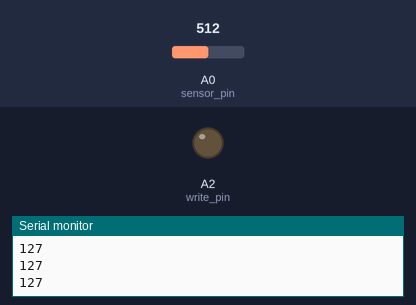
Simulated run of this sketch. Board: Arduino Uno, built with avr-gcc and run on an emulated ATmega328P. On the bench: output pins drawn as LEDs (lit = HIGH), the last lines printed to the serial monitor. Inputs (shaded band) come from the test bench; at power-on: A0 (sensor_pin) = 512.

Above: at 1.2 s.
1.3 s: A0 (sensor_pin) set to 532
At 2.2 s:
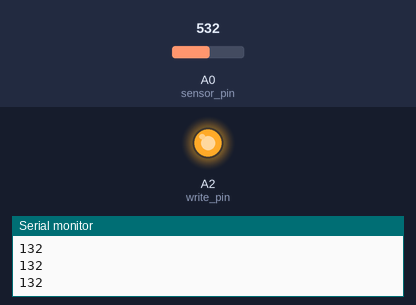
2.8 s: A0 (sensor_pin) set to 511
At 3.4 s:
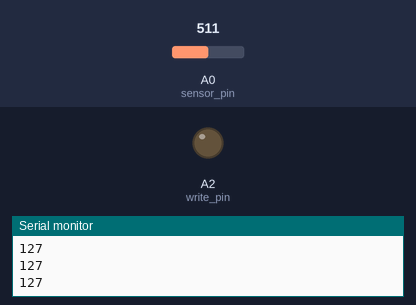
4.3 s: A0 (sensor_pin) set to 716
At 4.6 s:
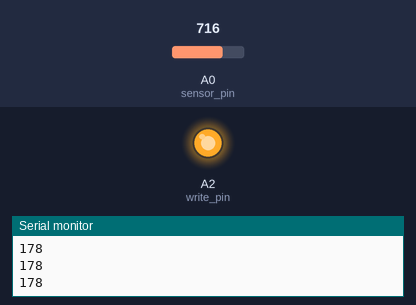
Timing chart, 0 to 7.3 s (numbered marks = the images above; inputs shaded):
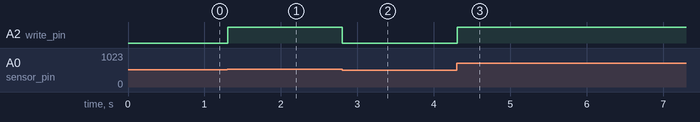

The sketch:

pressure_mat.ino
```cpp
const int sensor_pin = A0;
const int write_pin = A2;

int sensor_value;

void setup() {
        pinMode(sensor_pin, INPUT);
        pinMode(write_pin, OUTPUT);
        Serial.begin(9600);
}

void loop() {
        sensor_value = analogRead(sensor_pin);
        sensor_value = map(sensor_value,0,1023,0,255);
        analogWrite(write_pin, sensor_value);
        Serial.println(sensor_value);
        delay(10);
}
```

Measured:
- the behaviour switches between 513 and 514 on A0 (sensor_pin) (found by bisection; images 0 and 1)
- after the input at 1.3 s, A2 (write_pin): LOW → HIGH at once
- after the input at 2.8 s, A2 (write_pin): HIGH → LOW at once
- after the input at 4.3 s, A2 (write_pin): LOW → HIGH at once
